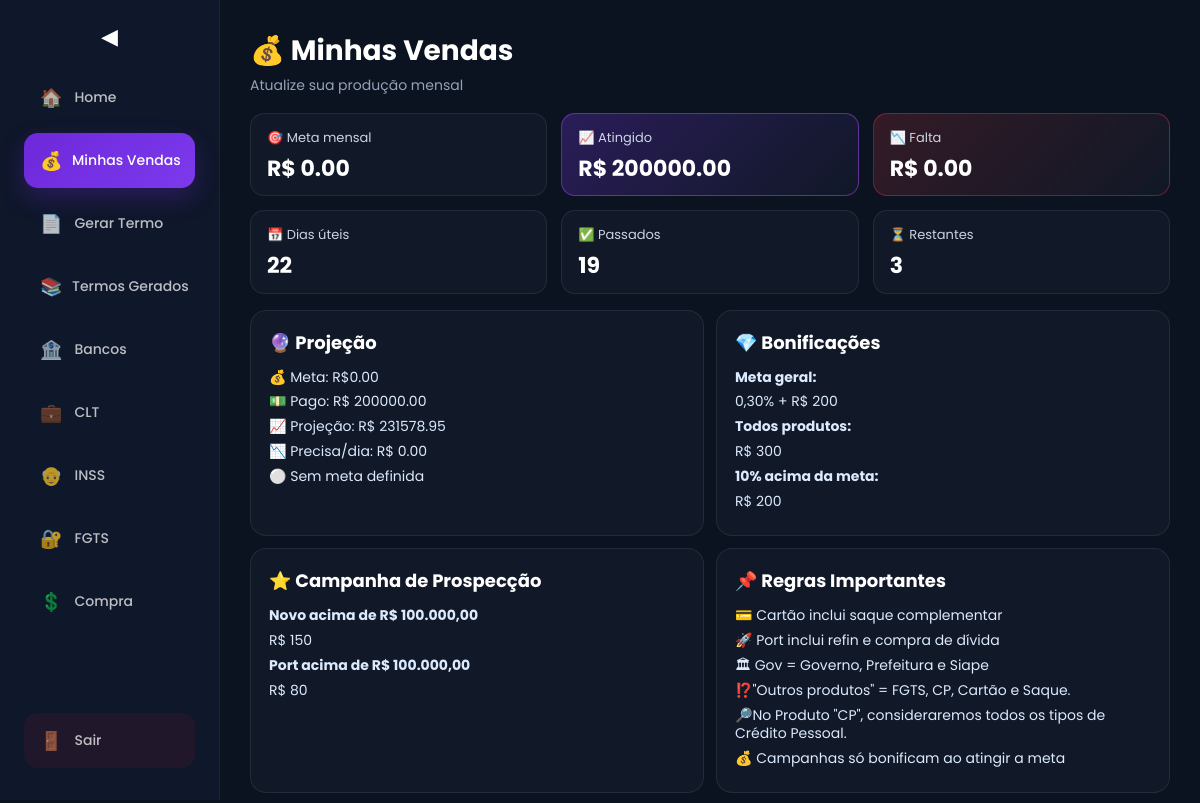
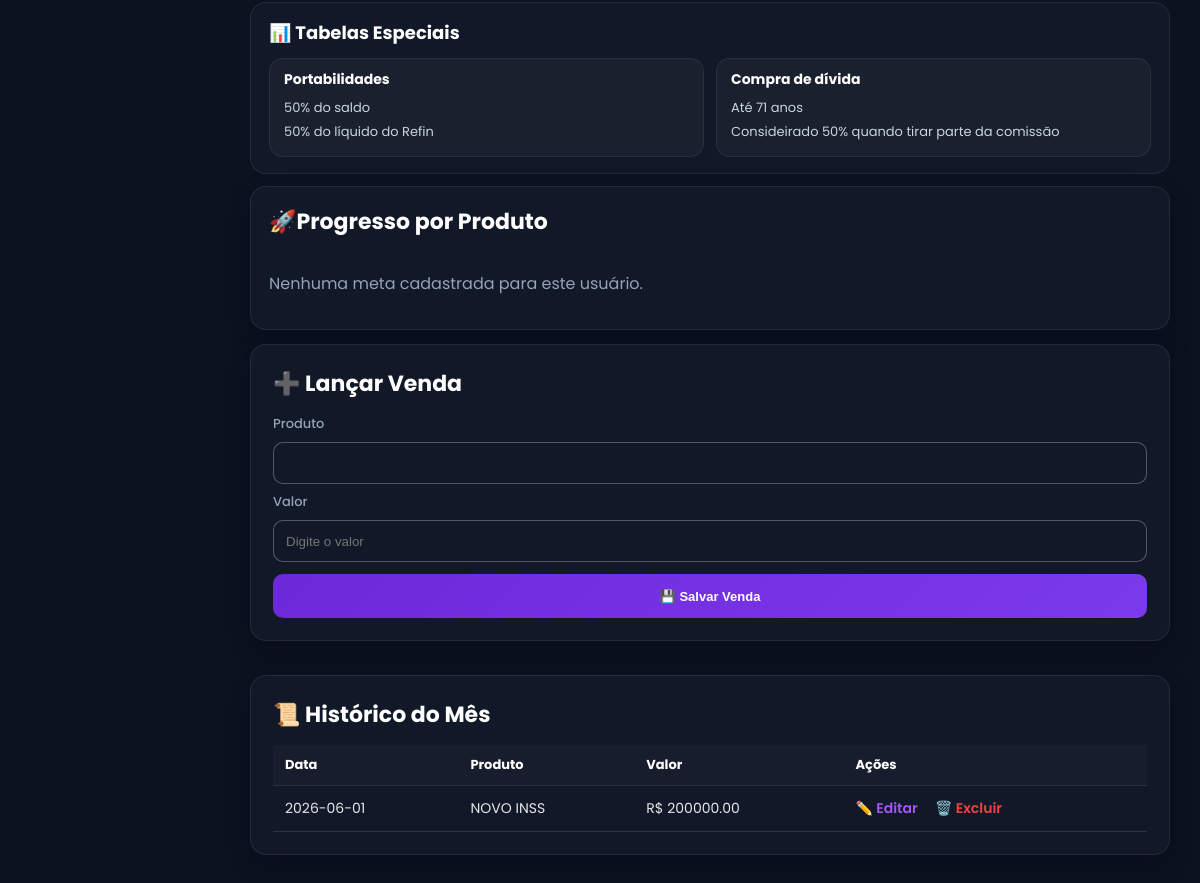
The app's page /vendas (signed in), older data (2 pictures, top to bottom).
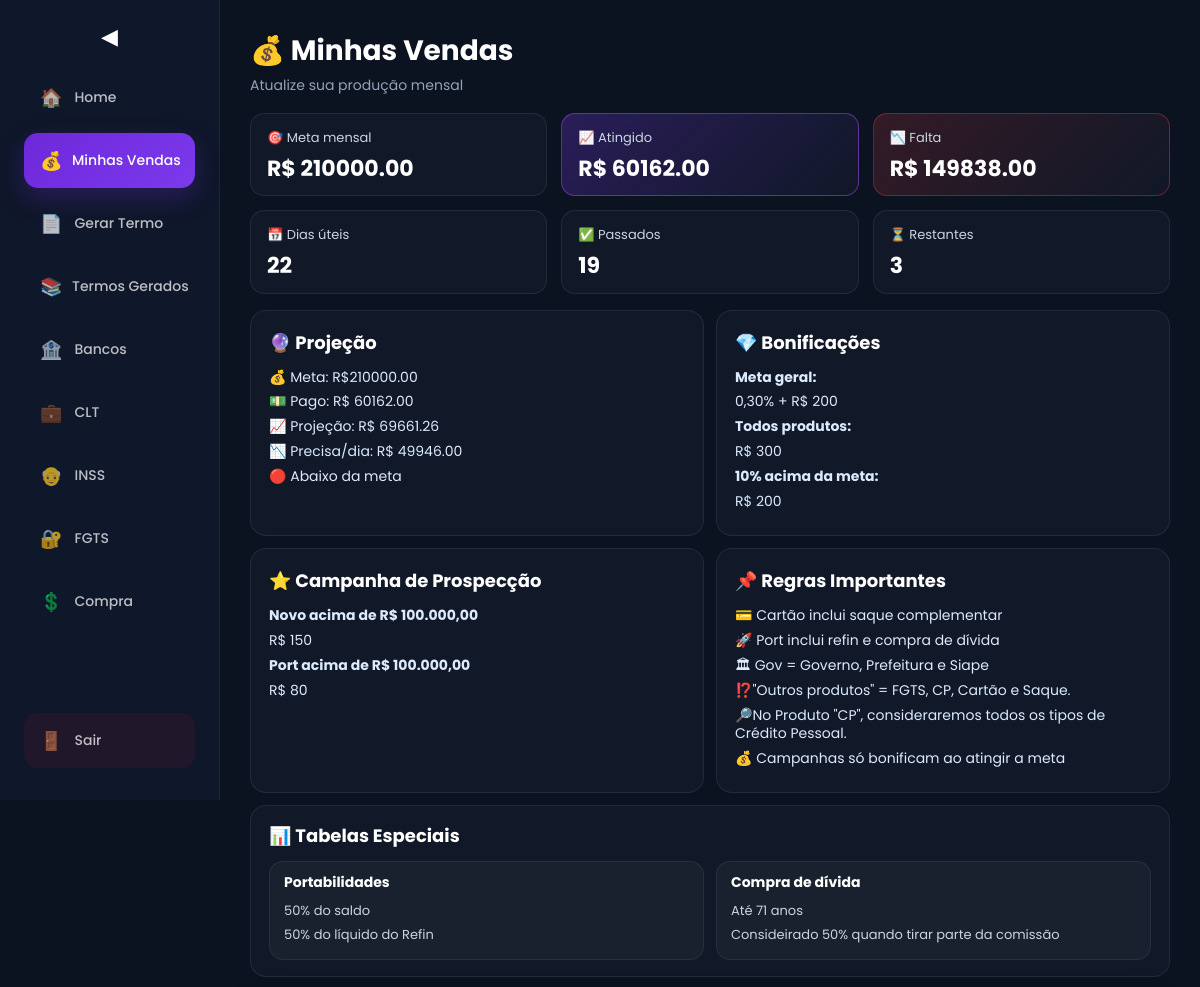
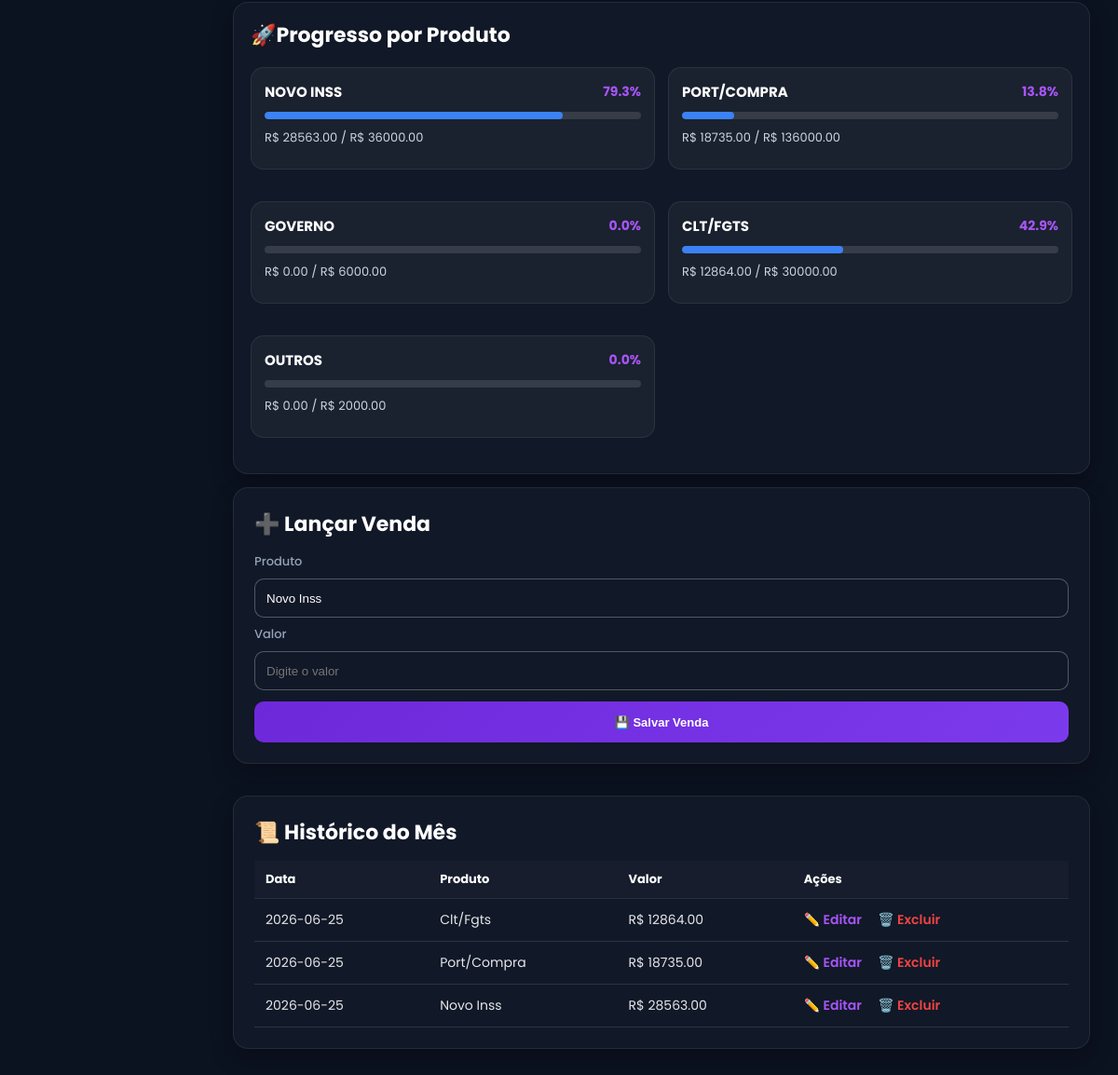
The same page, newer data (2 pictures, top to bottom).
### tables this page shows
CREATE TABLE vendas (
    id INTEGER PRIMARY KEY AUTOINCREMENT,
    usuario_id INTEGER,
    produto TEXT,
    valor REAL,
    data TEXT DEFAULT CURRENT_DATE
, data_hora DATETIME);

CREATE TABLE meta_usuario_produto (
    id INTEGER PRIMARY KEY AUTOINCREMENT,
    usuario_id INTEGER,
    produto TEXT,
    meta REAL DEFAULT 0,
    pago REAL DEFAULT 0,
    projecao REAL DEFAULT 0
);

### app.py (the view)
@app.route("/vendas")
def minhas_vendas():
    if not verificar_login():
        return redirect("/")
    conn = conectar()
    cursor = conn.cursor()
    cursor.execute("""
        SELECT *
        FROM meta_usuario_produto
        WHERE usuario_id = CAST(? AS INTEGER)
    """, (session["usuario_id"],))
    metas = cursor.fetchall()
    cursor.execute("""
        SELECT
            UPPER(produto) as produto,
            SUM(valor) as total
        FROM vendas
        WHERE usuario_id = ?
        AND strftime('%Y-%m', data) = strftime('%Y-%m', 'now')
        GROUP BY UPPER(produto)
    """, (session["usuario_id"],))
    vendas_mes = cursor.fetchall()
    vendas_dict = {
        v["produto"]: float(v["total"] or 0)
        for v in vendas_mes
    }
    cursor.execute("""
        SELECT *
        FROM vendas
        WHERE usuario_id = ?
        ORDER BY id DESC
    """, (session["usuario_id"],))
    historico = cursor.fetchall()
    conn.close()
    meta_total = sum(float(m["meta"] or 0) for m in metas)
    pago_total = sum(vendas_dict.values())
    falta_meta = max(0, meta_total - pago_total)
    percentual_meta = round((pago_total / meta_total) * 100, 1) if meta_total > 0 else 0
    percentual_barra = min(percentual_meta, 100)
    progresso_produtos = []
    for m in metas:
        produto = m["produto"].upper()
        meta = float(m["meta"] or 0)
        vendido = float(vendas_dict.get(produto, 0))
        percentual = round((vendido / meta) * 100, 1) if meta > 0 else 0
        progresso_produtos.append({
            "produto": produto,
            "meta": meta,
            "vendido": vendido,
            "percentual": percentual,
            "falta": meta - vendido
        })
    hoje = date.today()
    dias_uteis = dias_uteis_mes(hoje.year, hoje.month)
    dias_passados = dias_uteis_passados()
    projecao = projecao_inteligente(meta_total, pago_total, dias_passados, dias_uteis)
    necessario = necessario_por_dia(meta_total, pago_total, dias_uteis, dias_passados)
    status = status_meta(meta_total, projecao)
    return render_template(
        "vendas.html",
        metas=metas,
        vendas=vendas_dict,
        historico=historico,
        falta_meta=falta_meta,
        percentual_meta=percentual_meta,
        progresso_produtos=progresso_produtos,
        percentual_barra=percentual_barra,
        meta=meta_total,
        pago=pago_total,
        projecao=projecao,
        necessario=necessario,
        status=status,
        dias_uteis_mes=dias_uteis,
        dias_passados=dias_passados,
        dias_restantes=dias_uteis - dias_passados,
        tipo=session["tipo"],
        usuario=session["usuario"]
    )

### app.py (called while the page is built)
def dias_uteis_mes(ano, mes):
    total_dias = calendar.monthrange(ano, mes)[1]
    dias_uteis = 0
    for dia in range(1, total_dias + 1):
        if date(ano, mes, dia).weekday() < 5:  # seg a sex
            dias_uteis += 1
    return dias_uteis

def dias_uteis_passados():
    hoje = date.today()
    dias = 0
    for dia in range(1, hoje.day + 1):
        if date(hoje.year, hoje.month, dia).weekday() < 5:
            dias += 1
    return dias

def projecao_inteligente(meta, pago, dias_passados, dias_uteis):
    if dias_passados <= 0:
        return 0
    media_diaria = pago / dias_passados
    if dias_passados < 3:
        return round(pago, 2)
    return round(media_diaria * dias_uteis, 2)

def necessario_por_dia(meta, pago, dias_uteis, dias_passados):
    restantes = dias_uteis - dias_passados
    if restantes <= 0:
        return 0
    falta = meta - pago
    if falta <= 0:
        return 0
    return round(falta / restantes, 2)

def status_meta(meta, projecao):
    if meta <= 0:
        return "⚪ Sem meta definida"
    if projecao >= meta:
        return "🟢 No ritmo / acima da meta"
    elif projecao >= meta * 0.8:
        return "🟡 Atenção"
    return "🔴 Abaixo da meta"

### templates/vendas.html (shortened to what the changed rows need)
<!DOCTYPE html>
<html lang="pt-br">
<head>
<link rel="stylesheet"
href="{{ url_for('static', filename='style.css') }}">
</head>
<body>
<div class="conteudo">
<div class="page">
    <div class="header-vendas">
        <h1>💰 Minhas Vendas</h1>
    </div>
<div class="kpi-grid">
    <div class="kpi-card">
        <span>🎯 Meta mensal</span>
        <strong>R$ {{ "%.2f"|format(meta) }}</strong>
    </div>
    <div class="kpi-card destaque">
    <span>📈 Atingido</span>
    <strong>R$ {{ "%.2f"|format(pago) }}</strong>
</div>
    <div class="kpi-card alerta">
        <span>📉 Falta</span>
        <strong>R$ {{ "%.2f"|format(falta_meta) }}</strong>
    </div>
</div>
<div class="cards-vendas-grid">
    <div class="card-vendas">
        <h3>🔮 Projeção</h3>
        <p>💰 Meta: R${{ "%.2f"|format(meta) }}</p>
        <p>💵 Pago: R$ {{ "%.2f"|format(pago) }}</p>
        <p>📈 Projeção: R$ {{ "%.2f"|format(projecao) }}</p>
        <p>📉 Precisa/dia: R$ {{ "%.2f"|format(necessario) }}</p>
        <p>{{ status }}</p>
    </div>
</div>
<div class="grid-vendas">
<div class="card-meta compact">
    <h3>🚀Progresso por Produto</h3>
    {% if progresso_produtos %}
        {% for p in progresso_produtos %}
        <div class="produto-card">
            <div class="produto-topo">
                <strong>{{ p.produto }}</strong>
                <span>{{ p.percentual }}%</span>
            </div>
            <div class="barra-meta pequena">
                <div
                    class="barra-progresso"
                    style="width: {{ p.percentual }}%;">
                </div>
            </div>
            <small class="valor-produto">
                R$ {{ "%.2f"|format(p.vendido) }}
                /
                R$ {{ "%.2f"|format(p.meta) }}
            </small>
        </div>
        {% endfor %}
    {% else %}
        <p class="texto-vazio">
            Nenhuma meta cadastrada para este usuário.
        </p>
    {% endif %}
</div>
<div class="area-operacional">
    <div class="card-meta">
        <form method="POST" action="/vendas/add" class="form-venda">
            <label>Produto</label>
            <select name="produto" class="select-venda" required>
                {% for m in metas %}
                <option value="{{ m['produto'] }}">
                    {{ m["produto"] }}
                </option>
                {% endfor %}
            </select>
            <label>Valor</label>
            <input type="number"
                   step="0.01"
                   name="valor"
                   placeholder="Digite o valor"
                   required>
            <button type="submit" class="btn">
                💾 Salvar Venda
            </button>
        </form>
    </div>
<div class="card-meta">
    <table class="tabela-metas">
        <tr>
            <th>Data</th>
            <th>Produto</th>
            <th>Valor</th>
            <th>Ações</th>
        </tr>
        {% if historico %}
            {% for venda in historico %}
            <tr>
                <td>{{ venda["data"] }}</td>
                <td>{{ venda["produto"] }}</td>
                <td>R$ {{ "%.2f"|format(venda["valor"]) }}</td>
                <td>
                    <a href="/editar-venda/{{ venda['id'] }}">
                        ✏️ Editar
                    </a>
                    <a href="/excluir-venda/{{ venda['id'] }}"
                       onclick="return confirm('Tem certeza que deseja excluir esta venda?')">
                        🗑️ Excluir
                    </a>
                </td>
            </tr>
            {% endfor %}
        {% else %}
            <tr>
                <td colspan="4" class="texto-vazio">
                    Nenhuma venda lançada este mês.
                </td>
            </tr>
        {% endif %}
    </table>
</div>
</div>
</div>
</body>
</html>

Row changes from the older to the newer data that the page shows:
removed vendas: data "2026-06-01", produto "NOVO INSS", valor "200000.00"
added meta_usuario_produto: produto "NOVO INSS", percentual "79.3", vendido "28563.00", meta "36000.00"
added meta_usuario_produto: produto "PORT/COMPRA", percentual "13.8", vendido "18735.00", meta "136000.00"
added meta_usuario_produto: produto "GOVERNO", percentual "0.0", vendido "0.00", meta "6000.00"
added meta_usuario_produto: produto "CLT/FGTS", percentual "42.9", vendido "12864.00", meta "30000.00"
added meta_usuario_produto: produto "OUTROS", percentual "0.0", vendido "0.00", meta "2000.00"
added vendas: data "2026-06-25", produto "Clt/Fgts", valor "12864.00"
added vendas: data "2026-06-25", produto "Port/Compra", valor "18735.00"
added vendas: data "2026-06-25", produto "Novo Inss", valor "28563.00"
Text that changed along with them:
{{ "%.2f"|format(meta) }}: "0.00" → "210000.00"
{{ "%.2f"|format(pago) }}: "200000.00" → "60162.00"
{{ "%.2f"|format(falta_meta) }}: "0.00" → "149838.00"
{{ "%.2f"|format(projecao) }}: "231578.95" → "69661.26"
{{ "%.2f"|format(necessario) }}: "0.00" → "49946.00"
{{ status }}: "⚪ Sem meta definida" → "🔴 Abaixo da meta"
form field produto: (not shown) → "Novo Inss"
text no longer shown: "Nenhuma meta cadastrada para este usuário."
